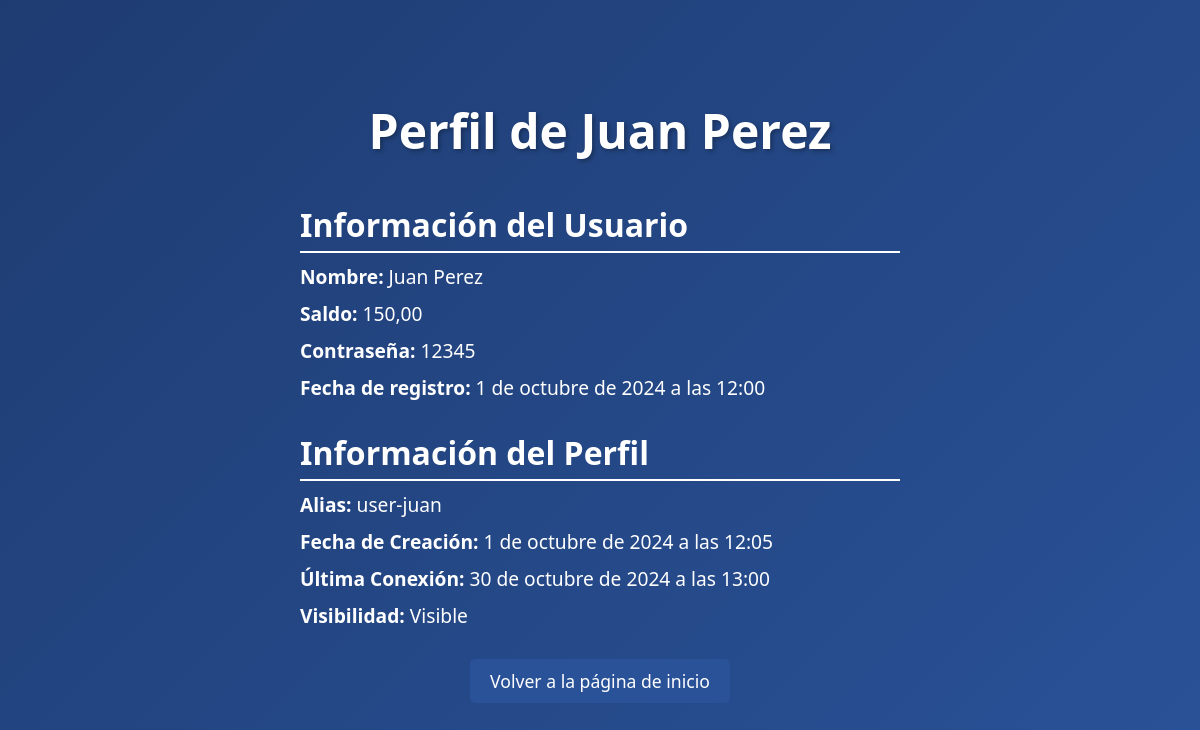
Screenshot of /perfil/user-juan with the database file from the repository.
### Steam2/models.py (models this page shows)
class Perfil(models.Model):
    usuario = models.ForeignKey(Usuario, on_delete=models.CASCADE,related_name="usuarioPerfil")
    alias = models.CharField(max_length=100)
    fecha_creacion = models.DateTimeField(default=timezone.now)
    ultima_conexion = models.DateTimeField(default=timezone.now)
    visibilidad = models.BooleanField(default=True)

class Usuario(models.Model):
    nombre = models.CharField(max_length=100)
    contraseña = models.CharField(max_length=100)
    saldo = models.DecimalField(max_digits=10, decimal_places=2)
    fecha_registro = models.DateTimeField(default=timezone.now)

### Steam2/views.py (the view)
# urls.py: path('perfil/<str:alias>', views.listar_perfil, name='listar_perfil'),  #Entrada por string.
def listar_perfil(request, alias):
    perfil = Perfil.objects.select_related('usuario').filter(alias = alias)
    return render(request, 'listar_perfil.html', {'perfil': perfil})

### Steam2/templates/listar_perfil.html (shortened to what this page needs)
<!DOCTYPE html>
<html lang="es">
<head>
</head>
<body>
    {% for perfil in perfil %}
    <h1>Perfil de {{ perfil.usuario.nombre }}</h1>
    <h2>Información del Usuario</h2>
    <p><strong>Nombre:</strong> {{ perfil.usuario.nombre }}</p>
    <p><strong>Saldo:</strong> {{ perfil.usuario.saldo }}</p>
    <p><strong>Contraseña:</strong> {{ perfil.usuario.contraseña }}</p>
    <p><strong>Fecha de registro:</strong> {{ perfil.usuario.fecha_registro }}</p>
    <h2>Información del Perfil</h2>
    <p><strong>Alias:</strong> {{ perfil.alias }}</p>
    <p><strong>Fecha de Creación:</strong> {{ perfil.fecha_creacion }}</p>
    <p><strong>Última Conexión:</strong> {{ perfil.ultima_conexion }}</p>
    <p><strong>Visibilidad:</strong> {{ perfil.visibilidad|yesno:"Visible,No Visible" }}</p>
    {% endfor %}
    <a href="{% url 'index_html' %}">Volver a la página de inicio</a>
</body>
</html>

### Steam2/templates/listar_perfil.html (style rules this page uses)
* { margin: 0; padding: 0; box-sizing: border-box; }
body { font-family: 'Segoe UI', Tahoma, Geneva, Verdana, sans-serif; background: linear-gradient(135deg, #1e3c72, #2a5298); color: #ffffff; min-height: 100vh; display: flex; flex-direction: column; align-items: center; justify-content: center; padding: 20px; }
h1 { font-size: 3em; margin-bottom: 20px; text-shadow: 2px 2px 4px rgba(0,0,0,0.3); text-align: center; }
h2 { font-size: 2em; margin-top: 20px; margin-bottom: 10px; text-align: left; border-bottom: 2px solid #ffffff; padding-bottom: 5px; width: 100%; max-width: 600px; }
p { font-size: 1.2em; margin-bottom: 10px; text-align: left; width: 100%; max-width: 600px; }
a { color: #ffffff; text-decoration: none; font-size: 1.1em; margin-top: 20px; display: inline-block; background-color: #2a5298; padding: 10px 20px; border-radius: 5px; transition: background 0.3s; }

### rows the page displays
Perfil: usuario.nombre "Juan Perez", usuario.saldo "150,00", usuario.contraseña "12345", usuario.fecha_registro "1 de octubre de 2024 a las 12:00", alias "user-juan", fecha_creacion "1 de octubre de 2024 a las 12:05", ultima_conexion "30 de octubre de 2024 a las 13:00", visibilidad "Visible"
